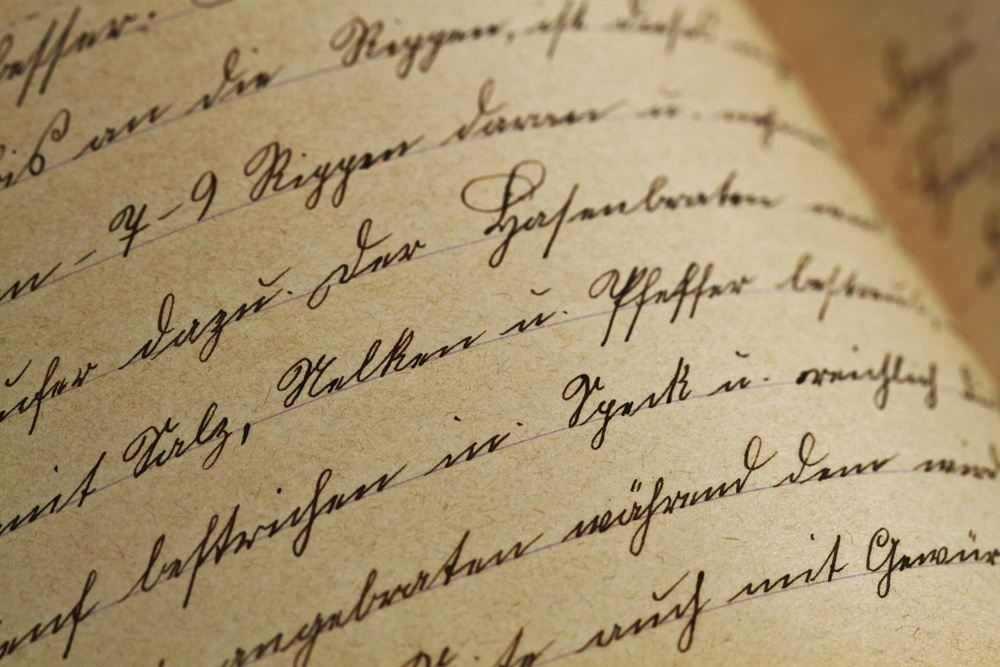
#> input picture image.jpg, 1000 x 667 px, shrunk from 4752 x 3168 before the run
$ python -i graphology_features.py   (imports and definitions only)
#> lines starting #> are read from the running program, lines starting #| are printed output that depends on the picture; after the words box and inside, x2 and y2 are one past the last pixel; in counts of white or black regions, pixels touching at a corner belong together
import cv2
import numpy as np
from PIL import Image

def map_to_behavior(feature, value):
    mapping = {
        "Letter Size": {
            "Large": "Likes being noticed, stands out in a crowd",
            "Small": "Introspective, not seeking attention, modest",
            "Medium": "Adaptable, fits into a crowd, practical, balanced",
            "Unknown": "Insufficient data to determine"
        },
        "Letter Slant": {
            "Right": "Sociable, responsive, interested in others, friendly",
            "Left": "Reserved, observant, self-reliant, non-intrusive",
            "Vertical": "Practical, independent, controlled, self-sufficient",
            "Unknown": "Insufficient data to determine"
        },
        "Pen Pressure": {
            "Light": "Can endure traumatic experiences without being seriously affected. Emotional experiences do not make a lasting impression",
            "Medium": "Balanced emotional state",
            "Heavy": "Have very deep and enduring feelings and feel situations intensely",
            "Unknown": "Insufficient data to determine"
        },
        "Baseline": {
            "Rising": "Optimistic, upbeat, positive attitude, ambitious and hopeful",
            "Falling": "Tired, overwhelmed, pessimistic, not hopeful",
            "Straight": "Determined, stays on track, self-motivated, controls emotions, reliable, steady",
            "Unknown": "Insufficient data to determine"
        }
    }
    return mapping.get(feature, {}).get(value, "Unknown")

def detect_letter_size(binary_img):
    # Add morphological operations to clean up the image
    kernel = np.ones((3,3), np.uint8)
    cleaned = cv2.morphologyEx(binary_img, cv2.MORPH_OPEN, kernel, iterations=1)

    contours, _ = cv2.findContours(cleaned, cv2.RETR_EXTERNAL, cv2.CHAIN_APPROX_SIMPLE)
    if not contours:
        return "Unknown"

    heights = []
    for cnt in contours:
        if cv2.contourArea(cnt) > 5:  # Reduced minimum area threshold
            x, y, w, h = cv2.boundingRect(cnt)
            heights.append(h)

    if not heights:
        return "Unknown"

    avg_height = np.mean(heights)
    img_height = binary_img.shape[0]

    # Scale the thresholds based on image height
    if avg_height < img_height/10:
        return "Small"
    elif avg_height < img_height/5:
        return "Medium"
    else:
        return "Large"

def detect_letter_slant(binary_img):
    # Improved edge detection with adaptive thresholding
    edges = cv2.Canny(binary_img, 30, 100)

    lines = cv2.HoughLinesP(edges, 1, np.pi/180, threshold=50, minLineLength=20, maxLineGap=5)
    if lines is None:
        return "Vertical"

    angles = []
    for line in lines:
        x1, y1, x2, y2 = line[0]
        if abs(x1 - x2) > 5:  # Filter out near-vertical lines
            angle = np.arctan2(y2 - y1, x2 - x1) * 180.0 / np.pi
            if -80 < angle < 80:  # Wider angle range
                angles.append(angle)

    if not angles:
        return "Vertical"

    avg_angle = np.mean(angles)
    if avg_angle < -10:  # More tolerant thresholds
        return "Left"
    elif avg_angle > 10:
        return "Right"
    else:
        return "Vertical"

def detect_pen_pressure(gray_img):
    # Use adaptive thresholding to better handle varying backgrounds
    thresh = cv2.adaptiveThreshold(gray_img, 255, cv2.ADAPTIVE_THRESH_GAUSSIAN_C,
                                 cv2.THRESH_BINARY_INV, 11, 2)
    mean_intensity = np.mean(gray_img[thresh == 255])

    if mean_intensity < 60:
        return "Heavy"
    elif mean_intensity < 140:
        return "Medium"
    else:
        return "Light"

def detect_baseline(binary_img):
    # Improved baseline detection with horizontal projections
    horizontal_proj = np.sum(binary_img, axis=1)
    threshold = np.max(horizontal_proj) * 0.2
    indices = np.where(horizontal_proj > threshold)[0]

    if len(indices) < 2:
        return "Unknown"

    try:
        slope, intercept = np.polyfit(indices, np.arange(len(indices)), 1)
    except:
        return "Unknown"

    if slope > 0.15:
        return "Rising"
    elif slope < -0.15:
        return "Falling"
    else:
        return "Straight"

def detect_word_spacing(binary_img):
    # Vertical projection with improved gap detection
    vertical_proj = np.sum(binary_img, axis=0)
    gaps = []
    in_gap = False
    gap_start = 0

    for i, val in enumerate(vertical_proj):
        if val < 5 and not in_gap:
            in_gap = True
            gap_start = i
        elif val >= 5 and in_gap:
            in_gap = False
            gaps.append(i - gap_start)

    if not gaps:
        return "Unknown"

    avg_gap = np.mean(gaps)
    img_width = binary_img.shape[1]

    if avg_gap < img_width/50:
        return "Narrow"
    elif avg_gap < img_width/20:
        return "Normal"
    else:
        return "Wide"

def extract_graphology_features(image_path):
#> called with image_path = '../image.jpg'
    try:
        img = Image.open(image_path).convert("L")
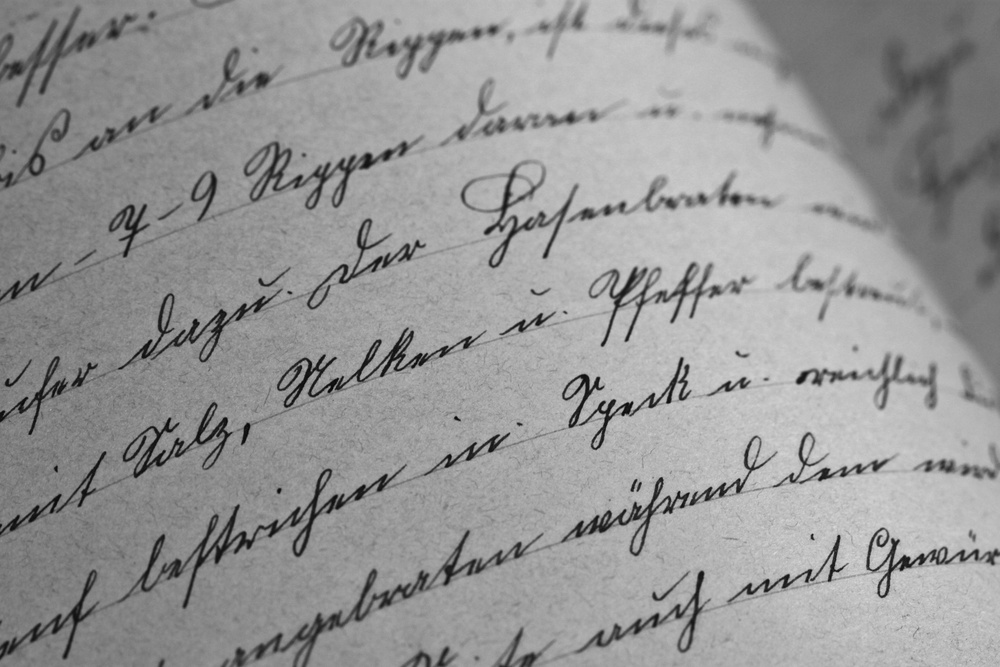
#> img: PIL image 1000x667 L; min 5, max 218, mean 150.5
        gray = np.array(img)

        # Improved preprocessing with adaptive thresholding
        binary = cv2.adaptiveThreshold(gray, 255, cv2.ADAPTIVE_THRESH_GAUSSIAN_C,
                                      cv2.THRESH_BINARY_INV, 11, 2)
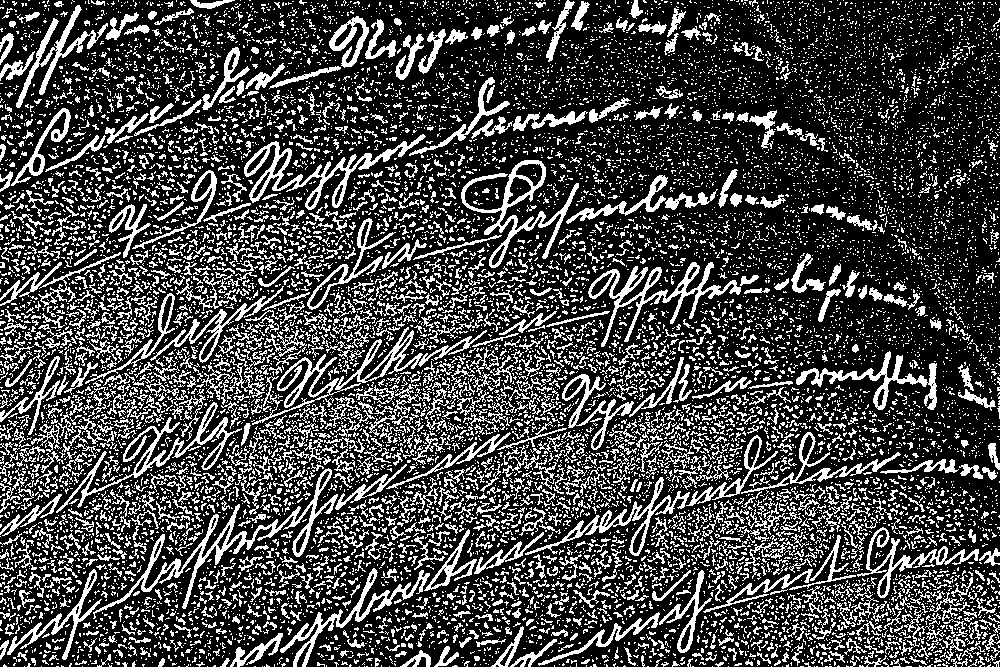
#> binary: shape (667, 1000); 27% white in thin lines or dots

        # Additional cleaning
        kernel = np.ones((2,2), np.uint8)
        binary = cv2.morphologyEx(binary, cv2.MORPH_CLOSE, kernel)
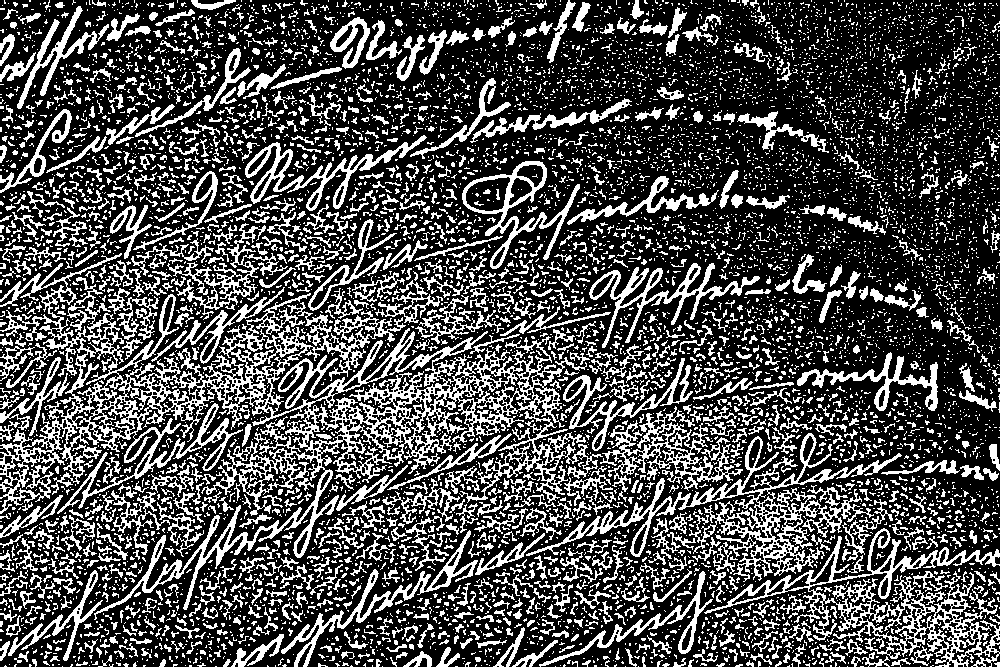
#> binary: shape (667, 1000); 29.7% white in thin lines or dots

        features = {
            "Letter Size": detect_letter_size(binary),
            "Letter Slant": detect_letter_slant(binary),
            "Pen Pressure": detect_pen_pressure(gray),
            "Baseline": detect_baseline(binary),
        }
#> in detect_letter_size, `cleaned = cv2.morphologyEx(binary_img, cv2.MORPH_OPEN, kernel, iterati..`:
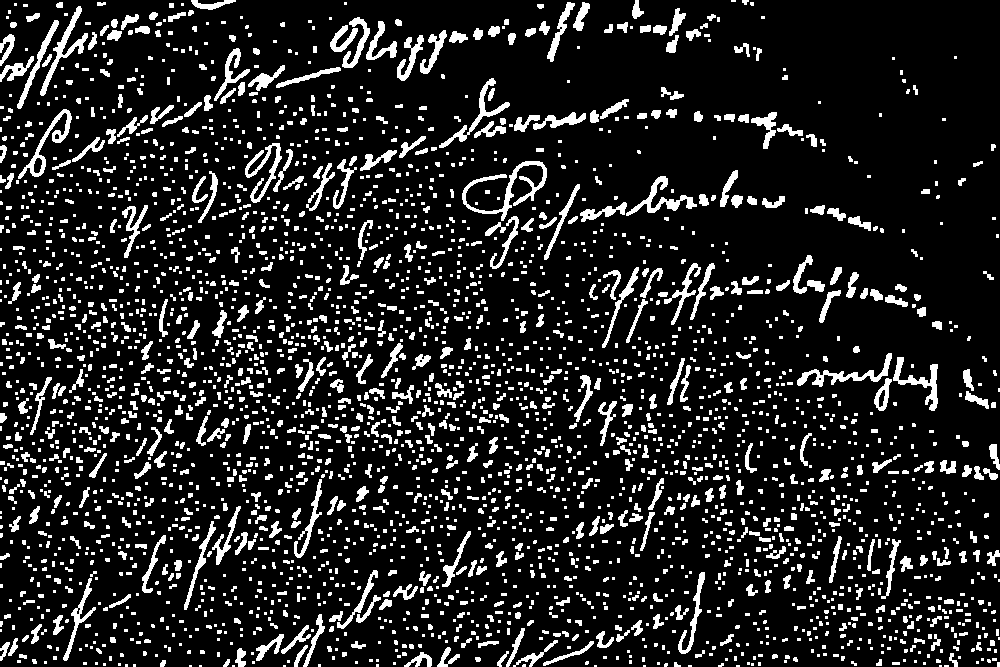
#> cleaned: shape (667, 1000); 13.9% white; 3188 white regions (2116 under 20 px)
#> in detect_letter_size, `contours, _ = cv2.findContours(cleaned, cv2.RETR_EXTERNAL, cv2.CHAIN_A..`: contours = 3188 contours, 2615 with area under 20; largest, box (x1, y1, x2, y2) and area: (462, 161, 547, 221) 816, (18, 109, 72, 179) 692, (40, 6, 88, 96) 614, (797, 353, 892, 387) 593, (626, 176, 697, 216) 556
#> the loop in detect_letter_size, `for cnt in contours:` made 3188 passes
#> (cnt, x, y, w, h) on passes 21, 23, 24, 30, 39, 42, 48, 51, 55, 59: ([[997, 662], [997, 666], [999, 666], [999, 662]], 997, 662, 3, 5), ([[892, 662], [892, 664], [899, 664], [899, 662]], 892, 662, 8, 3), ([[758, 662], [758, 665], [760, 665], [760, 662]], 758, 662, 3, 4), ([[83, 662], [83, 664], [86, 664], [86, 662]], 83, 662, 4, 3), ([[629, 660], [629, 663], [631, 663], [631, 660]], 629, 660, 3, 4), ([[17, 660], [17, 662], [20, 662], [20, 660]], 17, 660, 4, 3), ([[369, 659], [369, 661], [372, 661], [372, 659]], 369, 659, 4, 3), ([[992, 658], [992, 660], [996, 660], [996, 658]], 992, 658, 5, 3), ([[642, 657], [642, 661], [644, 661], [644, 657]], 642, 657, 3, 5), ([[753, 656], [753, 659], [755, 659], [755, 656]], 753, 656, 3, 4)
#> (x, y, w, h) on passes 11, 17, 18, 26, 32, 33: (522, 664, 4, 3), (718, 663, 6, 4), (664, 663, 4, 4), (674, 662, 7, 5), (851, 661, 6, 5), (585, 661, 4, 4)
#> after the loop in detect_letter_size, `for cnt in contours:`: heights = 2234 values, max 90 at index 2222, min 3 at index 0, mean 7.05
#> in detect_letter_size, `avg_height = np.mean(heights)`: avg_height = 7.05
#> in detect_letter_slant, `edges = cv2.Canny(binary_img, 30, 100)`:
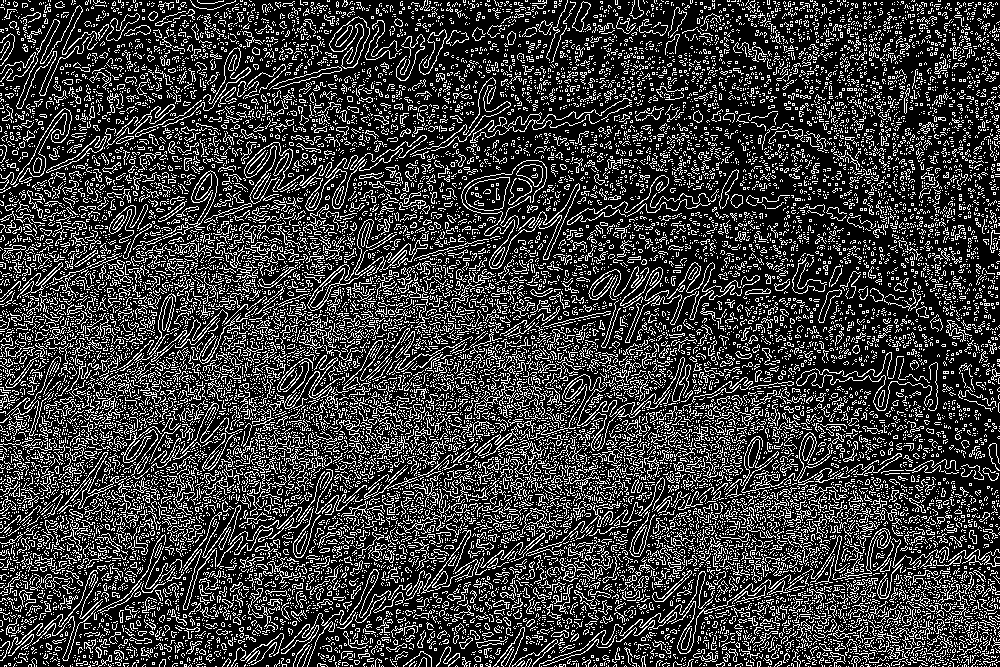
#> edges: shape (667, 1000); 23.3% white in thin lines or dots
#> the loop in detect_letter_slant, `for line in lines:` made 3173 passes
#> (x1, y1, x2, y2, angle) on passes 1 to 12: (474, 299, 556, 381, 45), (381, 400, 407, 408, 17.1), (551, 416, 605, 437, 21.25), (293, 241, 324, 260, 31.5), (620, 436, 654, 455, 29.2), (854, 580, 928, 589, 6.93), (627, 353, 655, 381, 45), (421, 353, 534, 385, 15.81), (93, 570, 117, 568, -4.76), (940, 599, 972, 599, 0), (537, 526, 572, 538, 18.92), (489, 283, 522, 263, -31.22)
#> (x1, y1, x2, y2) on pass 87: (649, 466, 737, 485)

        output = []
        for feature, value in features.items():
            behavior = map_to_behavior(feature, value)
            output.append({
                "Attribute": feature,
                "Writing Category": value,
                "Psychological Personality Behavior": behavior
            })
#> this loop made 4 passes

        return output

    except Exception as e:
        print(f"Error processing image: {e}")
        # Return default unknown values if processing fails
        return [{
            "Attribute": feat,
            "Writing Category": "Unknown",
            "Psychological Personality Behavior": "Insufficient data to determine"
        } for feat in ["Letter Size", "Letter Slant", "Pen Pressure", "Baseline"]]

>>> result = extract_graphology_features('../image.jpg')
